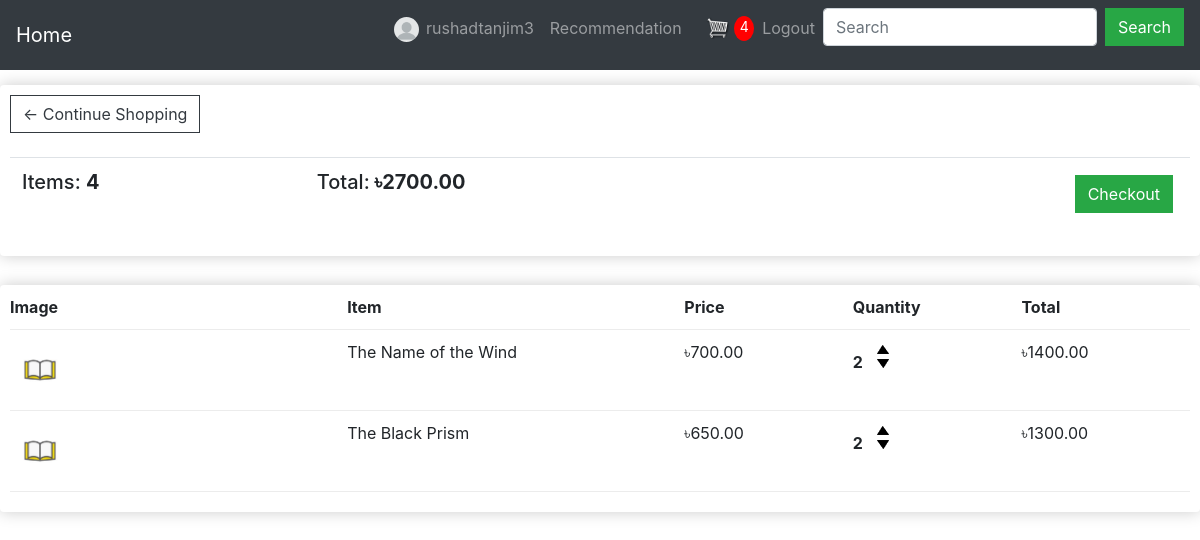
The page /profiles/cart/ (signed in) on the database as committed earlier.
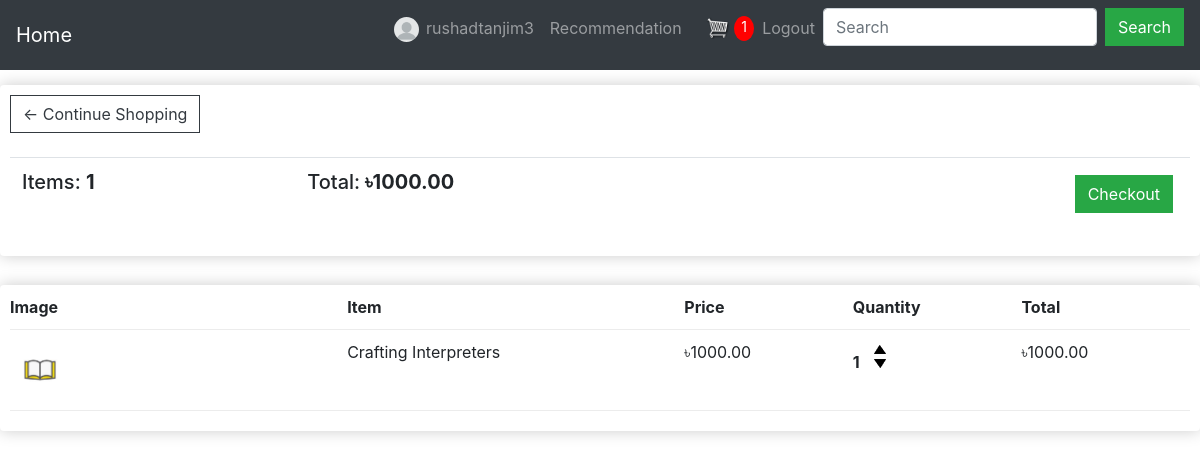
The same page on the database as committed later.
### profiles/models.py (models this page shows, shortened)
class Profile(models.Model):
    user = models.OneToOneField(User, on_delete=models.CASCADE)
    first_name = models.CharField(max_length=255, blank=True)
    last_name = models.CharField(max_length=255, blank=True)
    city = models.CharField(max_length=200, blank=True)
    profile_pic = models.ImageField(default='default.png', upload_to='profile')

class Order(models.Model):
    profile = models.ForeignKey(
        Profile, on_delete=models.SET_NULL, blank=True, null=True)
    date_ordered = models.DateTimeField(auto_now_add=True)
    completed = models.BooleanField(default=False, null=True)
    transaction_id = models.CharField(max_length=200, null=True, blank=True)
    @ property
    def get_cart_total(self):
        orderitems = self.orderitem_set.all()
        total = sum([item.get_total for item in orderitems])
        return total
    @ property
    def get_cart_items(self):
        orderitems = self.orderitem_set.all()
        total = sum([item.quantity for item in orderitems])
        return total

class OrderItem(models.Model):
    product = models.ForeignKey(
        Product, on_delete=models.SET_NULL, blank=True, null=True)
    order = models.ForeignKey(
        Order, on_delete=models.SET_NULL, blank=True, null=True)
    quantity = models.IntegerField(default=0, null=True, blank=True)
    date_added = models.DateTimeField(auto_now_add=True)
    @ property
    def get_total(self):
        total = self.product.price * self.quantity
        return total

### shop/models.py (models this page shows, shortened)
class Product(models.Model):
    BOOK_GENRES_CHOICES = [
        ('Action', 'Action and adventure'),
        ('Art', 'Art/architecture'),
        ('Alternate history', 'Alternate history'),
        ('Autobiography', 'Autobiography'),
        ('Anthology', 'Anthology'),
        ('Biography', 'Biography'),
        ('Business', 'Business/economics'),
        ('Children', 'Children'),
        ('Crafts/hobbies', 'Crafts/hobbies'),
        ('Classic', 'Classic'),
        ('Cookbook', 'Cookbook'),
        ('Comic book', 'Comic book'),
        ('Diary', 'Diary'),
        ('Dictionary', 'Dictionary'),
        ('Crime', 'Crime'),
        ('Encyclopedia', 'Encyclopedia'),
        ('Drama', 'Drama'),
        ('Fairytale', 'Fairytale'),
        ('Health', 'Health/fitness'),
        ('Fantasy', 'Fantasy'),
        ('History', 'History'),
        ('Graphic novel', 'Graphic novel'),
        ('Home and garden', 'Home and garden'),
        ('Historical fiction', 'Historical fiction'),
        ('Humor', 'Humor'),
        ('Horror', 'Horror'),
        ('Journal', 'Journal'),
        ('Mystery', 'Mystery'),
        ('Math', 'Math'),
        ('Paranormal romance', 'Paranormal romance'),
        ('Memoir', 'Memoir'),
        ('Picture book', 'Picture book'),
        ('Philosophy', 'Philosophy'),
        ('Poetry', 'Poetry'),
        ('Prayer', 'Prayer'),
        ('Political thriller', 'Political thriller'),
        ('Religion', 'Religion, spirituality, and new age'),
        ('Romance', 'Romance'),
        ('Textbook', 'Textbook'),
        ('Satire', 'Satire'),
        ('True crime', 'True crime'),
        ('Science fiction', 'Science fiction'),
        ('Review', 'Review'),
        ('Short story', 'Short story'),
        ('Science', 'Science'),
        ('Suspense', 'Suspense'),
        ('Self help', 'Self help'),
        ('Thriller', 'Thriller'),
        ('Sports and leisure', 'Sports and leisure'),
        ('Western', 'Western'),
        ('Travel', 'Travel'),
        ('Young adult', 'Young adult'),
    ]
    product_name = models.CharField(blank=True, max_length=255)
    author_name = models.CharField(blank=True, max_length=255)
    price = models.FloatField(blank=True, null=True, default=1)
    digital = models.BooleanField(default=False, null=True, blank=False)
    genres = models.CharField(
        max_length=150, choices=BOOK_GENRES_CHOICES, default='Textbook')
    quantity = models.IntegerField(blank=False, default=1)
    product_pic = models.ImageField(
        default='book-default.jpg', upload_to='product')

### profiles/views.py (the view)
# urls.py: path('cart/', views.cart, name='cart'),
def cart(request):
    if request.user.is_authenticated:
        customer = request.user.profile
        order, created = Order.objects.get_or_create(
            profile=customer, completed=False)
        items = order.orderitem_set.all()
        cartItems = order.get_cart_items
    else:
        items = []
        order = {'get_cart_total': 0, 'get_cart_items': 0}
        cartItems = order['get_cart_items']
    data = {'items': items, 'order': order, 'cartItems': cartItems}
    return render(request, 'profiles/cart.html', data)

### profiles/templates/profiles/cart.html
{% extends "profiles/base.html" %}
{% load crispy_forms_tags %}
{% load static %}
{% block content %}
    <div class="row">
        <div class="col-lg-12">
            <div class="box-element">
                <a class="btn btn-outline-dark" href="{% url 'home' %}">&#x2190; Continue Shopping</a
                    >
                    <br />
                    <br />
                    <table class="table">
                        <tr>
                            <th>
                                <h5>
                                    Items: <strong>{{ order.get_cart_items }}</strong>
                                </h5>
                            </th>
                            <th>
                                <h5>
                                    Total:<strong>
                                    &#2547;{{ order.get_cart_total|floatformat:2 }}</strong
                                    >
                                </h5>
                            </th>
                            <th>
                                <a style="float: right; margin: 5px"
                                   class="btn btn-success"
                                   href="{% url 'profiles:checkout' %}">Checkout</a
                                    >
                                </th>
                            </tr>
                        </table>
                    </div>
                    <br />
                    <div class="box-element">
                        <div class="cart-row">
                            <div style="flex: 2">
                                <strong>Image</strong>
                            </div>
                            <div style="flex: 2">
                                <strong>Item</strong>
                            </div>
                            <div style="flex: 1">
                                <strong>Price</strong>
                            </div>
                            <div style="flex: 1">
                                <strong>Quantity</strong>
                            </div>
                            <div style="flex: 1">
                                <strong>Total</strong>
                            </div>
                        </div>
                        {% for item in items %}
                            <div class="cart-row">
                                <div style="flex: 2">
                                    <img class="row-image" src="{{ item.product.product_pic.url }}" />
                                </div>
                                <div style="flex: 2">
                                    <p>{{ item.product.product_name }}</p>
                                </div>
                                <div style="flex: 1">
                                    <p>&#2547;{{ item.product.price|floatformat:2 }}</p>
                                </div>
                                <div style="flex: 1">
                                    <p class="quantity">{{ item.quantity }}</p>
                                    <div class="quantity">
                                        <img data-product="{{ item.product.id }}"
                                             data-action="add"
                                             class="chg-quantity update-cart"
                                             src="{% static 'images/arrow-up.png' %}"/>
                                        <img data-product="{{ item.product.id }}"
                                             data-action="remove"
                                             class="chg-quantity update-cart"
                                             src="{% static 'images/arrow-down.png' %}"/>
                                    </div>
                                </div>
                                <div style="flex: 1">
                                    <p>&#2547;{{ item.get_total|floatformat:2 }}</p>
                                </div>
                            </div>
                        {% endfor %}
                    </div>
                </div>
            </div>
        {% endblock content %}

### profiles/templates/profiles/base.html (shortened to what this page needs)
{% load static %}
{% load profiles_extras %}
<html lang="en">
    <head>
        <link rel="stylesheet"
              type="text/css"
              href="{% static 'css/bootstrap.css' %}">
        <link rel="stylesheet" href="{% static 'css/all.css' %}">
        <link rel="stylesheet" href="{% static 'css/brands.css' %}">
        <link rel="stylesheet" href="{% static 'css/solid.css' %}">
        <link rel="stylesheet" href="{% static 'css/regular.css' %}">
        <link rel="stylesheet" type="text/css" href="{% static 'css/main.css' %}">
    </head>
    <body>
        <nav class="navbar navbar-expand-lg bg-dark navbar-dark sticky-top">
            <a class="navbar-brand" href="{% url 'home' %}">Home</a>
            <div class="collapse navbar-collapse" id="navbarSupportedContent">
                <ul class="navbar-nav ml-auto">
                    {% if user.is_authenticated %}
                        <li class="nav-item">
                            <a class="nav-link user-name"
                               data-user="{{ request.user }}"
                               style="display: inline-block;"
                               href="{% url 'profiles:profile' %}">
                                <img class="rounded-circle"
                                     style="width:25px;
                                            margin-right: 2px;"
                                     src="{{ user.profile.profile_pic.url }}">
                                {{ user.username }}
                            </a>
                        </li>
                        <li class="nav-item">
                            <a class="nav-link" href="{% url 'profiles:recommendation' %}">Recommendation</a>
                        </li>
                    {% endif %}
                    <div class="form-inline my-2 my-lg-0">
                        <a href="{% url 'profiles:cart' %}">
                            <img id="cart-icon" src="{% static 'images/cart.png' %}">
                            <p id="cart-total">{{ cartItems }}</p>
                        </a>
                    </div>
                    {% if user.is_authenticated %}
                        <li>
                            <a class="nav-item nav-link" href="{% url 'profiles:logout' %}">Logout</a>
                        </li>
                    {% endif %}
                    <form class="form-inline"
                          method="post"
                          action="{% url 'profiles:search' %}">
                        <input class="form-control mr-sm-2"
                               type="text"
                               name="search"
                               placeholder="Search">
                        <button class="btn btn-success" type="submit">Search</button>
                    </form>
                </ul>
            </div>
        </nav>
        {% block content %}{% endblock %}
    </body>
</html>

### static/css/brands.css (style rules this page uses)
:root, :host { --fa-style-family-brands: 'Font Awesome 6 Brands'; --fa-font-brands: normal 400 1em/1 'Font Awesome 6 Brands'; }

### static/css/solid.css (style rules this page uses)
:root, :host { --fa-style-family-classic: 'Font Awesome 6 Free'; --fa-font-solid: normal 900 1em/1 'Font Awesome 6 Free'; }

### static/css/regular.css (style rules this page uses)
:root, :host { --fa-style-family-classic: 'Font Awesome 6 Free'; --fa-font-regular: normal 400 1em/1 'Font Awesome 6 Free'; }

### static/css/main.css (style rules this page uses)
.box-element { box-shadow:hsl(0, 0%, 80%) 0 0 16px; background-color: #fff; border-radius: 4px; padding: 10px; margin-top: 5px; }
.chg-quantity { width: 12px; cursor: pointer; display: block; margin-top: 5px; transition:.1s; }
.cart-row { display: flex; align-items: flex-stretch; padding-bottom: 10px; margin-bottom: 10px; border-bottom: 1px solid #ececec; }
.row-image { width: 60px; display:flexbox; }
.quantity { display: inline-block; font-weight: 700; padding-right:10px; }
.col-lg-4, .col-lg-6, .col-lg-8, .col-lg-12 { margin-top: 10px; }
.btn { border-radius: 0; }
#cart-total { display: inline-block; text-align: center; color: #fff; background-color: red; width: 20px; height: 25px; border-radius: 50%; font-size: 14px; }
#cart-icon { width: 25px; display: inline-block; margin-left: 15px; border-radius: 50%; }

Rows that differ between the two databases and show on the page:
removed OrderItem: product.product_pic (placeholder picture), product.product_name "The Name of the Wind", product.price "700.00", quantity "2", get_total "1400.00"
removed OrderItem: product.product_pic (placeholder picture), product.product_name "The Black Prism", product.price "650.00", quantity "2", get_total "1300.00"
computed for Order: get_cart_items "4" → "1"; get_cart_total "2700.00" → "1000.00"
added OrderItem: product.product_pic (placeholder picture), product.product_name "Crafting Interpreters", product.price "1000.00", quantity "1", get_total "1000.00"
Other text that changed with them:
{{ cartItems }}: "4" → "1"
